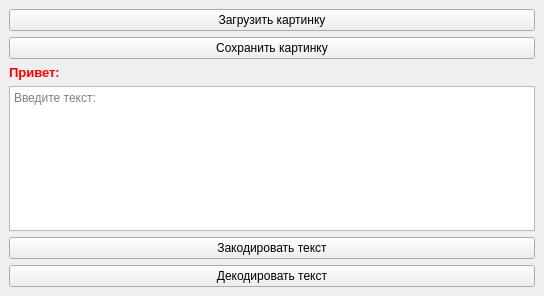
<?xml version="1.0" encoding="UTF-8"?>
<ui version="4.0">
 <class>MainWindow</class>
 <widget class="QMainWindow" name="MainWindow">
  <property name="geometry">
   <rect>
    <x>0</x>
    <y>0</y>
    <width>544</width>
    <height>296</height>
   </rect>
  </property>
  <property name="windowTitle">
   <string>MainWindow</string>
  </property>
  <property name="styleSheet">
   <string notr="true">QPushButton:hover{color: blue; font: bold 10pt;}</string>
  </property>
  <widget class="QWidget" name="centralwidget">
   <layout class="QGridLayout" name="gridLayout">
    <item row="0" column="0">
     <widget class="QPushButton" name="pushButton">
      <property name="text">
       <string>Загрузить картинку</string>
      </property>
     </widget>
    </item>
    <item row="1" column="0">
     <widget class="QPushButton" name="pushButton_2">
      <property name="text">
       <string>Сохранить картинку</string>
      </property>
     </widget>
    </item>
    <item row="2" column="0">
     <widget class="QLabel" name="label">
      <property name="text">
       <string>&lt;span style=&quot;font-size:10pt; color:#ff0000;&quot;&gt;&lt;b&gt;Привет:&lt;/b&gt;&lt;/span&gt;</string>
      </property>
     </widget>
    </item>
    <item row="3" column="0">
     <widget class="QPlainTextEdit" name="plainTextEdit">
      <property name="placeholderText">
       <string>Введите текст:</string>
      </property>
     </widget>
    </item>
    <item row="4" column="0">
     <widget class="QPushButton" name="pushButton_3">
      <property name="text">
       <string>Закодировать текст</string>
      </property>
     </widget>
    </item>
    <item row="5" column="0">
     <widget class="QPushButton" name="pushButton_4">
      <property name="text">
       <string>Декодировать текст</string>
      </property>
     </widget>
    </item>
   </layout>
  </widget>
 </widget>
 <resources/>
 <connections/>
</ui>
